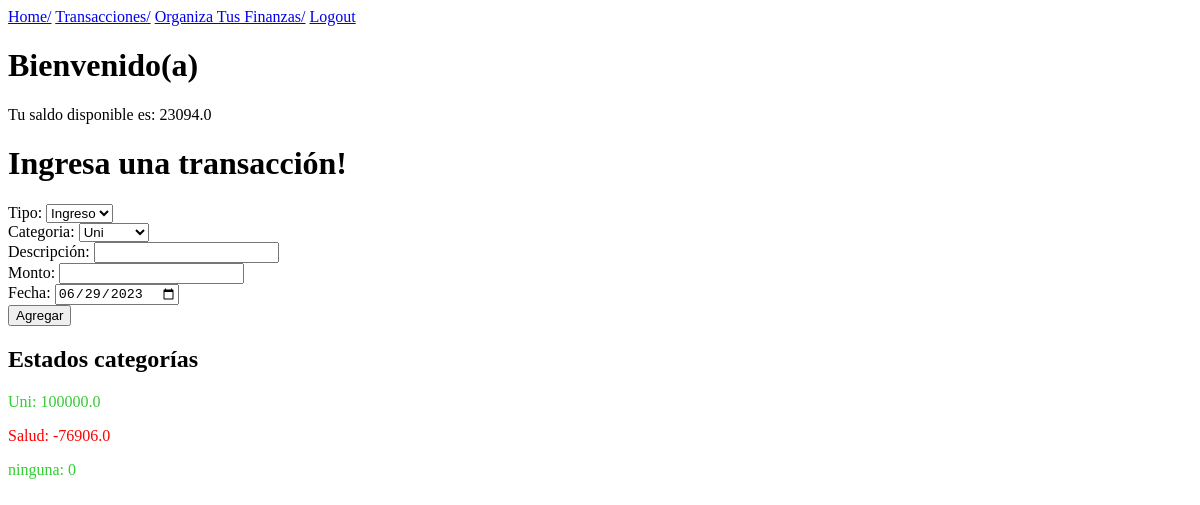
Before: / (signed in) with the older database file.
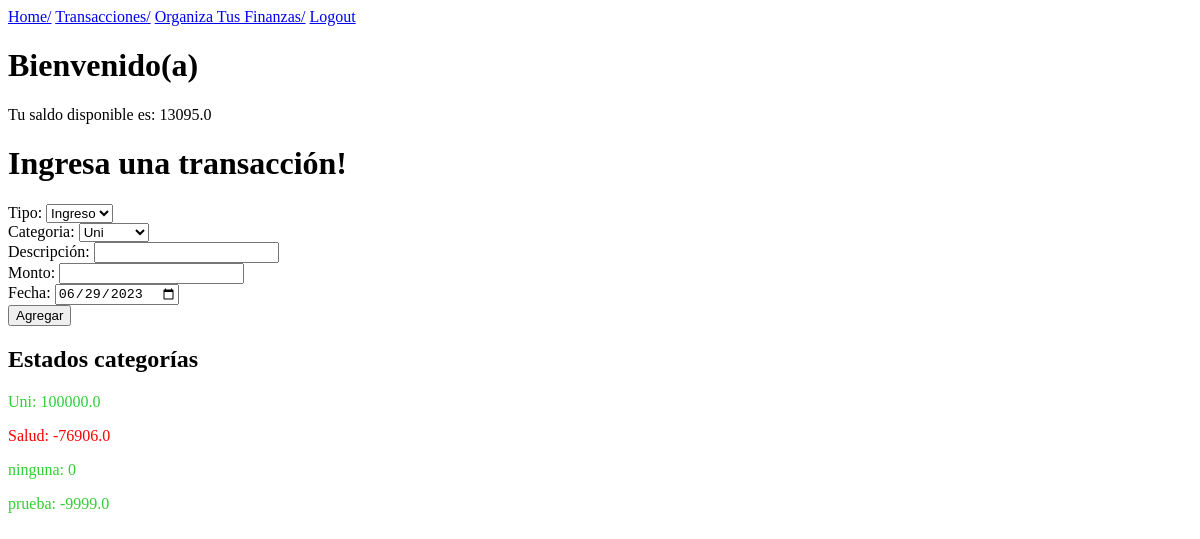
After: the same page with the newer database file.
### finanzapp/models.py (models this page shows)
class Category(models.Model):
    name = models.CharField(max_length=100)
    budget = models.FloatField(blank=True)
    user = models.ForeignKey(User, on_delete=models.CASCADE, related_name="categories", null=True)

### finanzapp/views.py (the view, shortened to what this page needs)
# urls.py: path('', index, name='index'),
def index(request):
    if request.method == 'GET':
        if request.user.is_authenticated:
            user_id= request.user
            saldo = saldo_disponible(user_id)
            categories = Category.objects.filter(user=user_id)
            budgets = []
            for cat in categories:
                budgets.append(saldo_categoría(user_id, cat))
            context = {'saldo': saldo, 'categories': categories, 'today': timezone.now().strftime("%Y-%m-%d"), 'budgets': budgets}
            return render(request, 'index.html', context)
        else:
            return redirect('login')

### finanzapp/views.py (called while the page is built)
def saldo_disponible(user_id):
    depositos = Transaction.objects.filter(user_id=user_id, type='deposit').aggregate(Sum('amount'))['amount__sum'] or 0
    gastos = Transaction.objects.filter(user_id=user_id, type='spend').aggregate(Sum('amount'))['amount__sum'] or 0
    saldo = depositos - gastos
    return saldo

def saldo_categoría(user_id, cat):
    budget = cat.budget
    depositos = Transaction.objects.filter(user_id=user_id, type='deposit', category=cat).aggregate(Sum('amount'))['amount__sum'] or 0
    gastos = Transaction.objects.filter(user_id=user_id, type='spend', category=cat).aggregate(Sum('amount'))['amount__sum'] or 0
    saldo = depositos - gastos
    return {'name': cat.name, 'amount': saldo, 'valid': (saldo >= -budget)}

### finanzapp/templates/index.html (shortened to what this page needs)
{% extends 'base.html' %}
{% block content %}
    <h1>Bienvenido(a) {{ user.display_name }}</h1>
    <p>Tu saldo disponible es: {{ saldo }}</p>
<h1>Ingresa una transacción!</h1>
<form method="post">
    <label for="type">Tipo:</label>
    <select name="type" id="type">
        <option value="deposit">Ingreso</option>
    </select><br>
    {% if categories.count %}
        <label for="category">Categoria:</label>
        <select name="category" id="category">
            {% for cat in categories %}
                <option value="{{ cat.name }}">{{ cat.name }}</option>
            {% endfor %}
        </select><br>
    {% endif %}
    <label for="description">Descripción:</label>
    <input type="text" name="description" required><br>
    <label for="amount">Monto:</label>
    <input type="number" name="amount" required><br>
    <label for="date">Fecha:</label>
    <input type="date" name="date" value="{{ today }}" required><br>
    <input type="submit" value="Agregar">
    <div>
        <h2>Estados categorías</h2>
        {% for budget in budgets %}
            {% if budget.valid %}
                <p style="color:LimeGreen;">{{budget.name}}: {{budget.amount}}</p>
            {% else %}
                <p style="color:red;">{{budget.name}}: {{budget.amount}}</p>
            {% endif %}
        {% endfor %}
    </div>
</form>
{% endblock %}

Changed rows visible on the page:
added Category: name "prueba"
Other visible differences:
{{ saldo }}: "23094.0" → "13095.0"
new list line: ": -9999.0"
